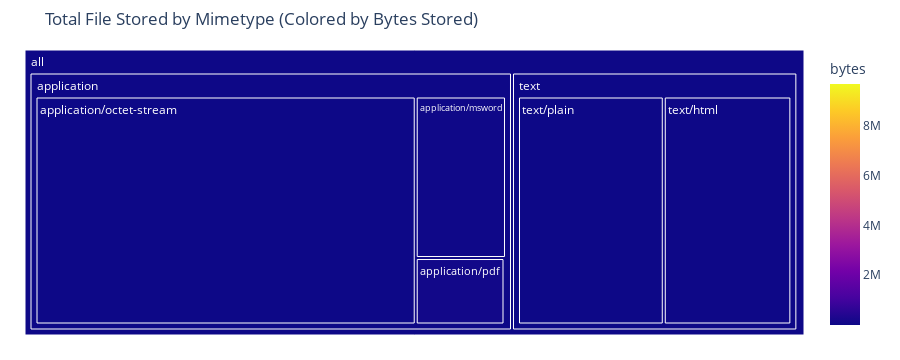

Notebook code cell kept with this figure:
### Markdown cell above
You can see above that this inventory describes 10,413 files, a more challenging quantity for manual appraisal. Now let's run our visualization on this data.

### Code cell
import plotly.express as px

fig = px.treemap(df173,
                 title="Total File Stored by Mimetype (Colored by Bytes Stored)",
                 path=[px.Constant("all"), 'category', 'mimetype'], 
                 color='bytes'
                )
fig.update_traces(root_color="lightgrey")
fig.update_layout(margin = dict(t=50, l=25, r=25, b=25))
fig.show()

### Figure 1 — Plotly figure (JSON) as saved in the notebook; plotly's stock layout.template omitted (floating-point values rounded to 4 significant figures)
{"data": [{"branchvalues": "total", "customdata": [[35340.0], [10170.0], [89290.0], [1055], [176640], [1161216], [1270000.0], [20450.0], [25920.0], [3647536], [9690293], [10600.0], [9466.0], [18670.0], [1270000.0], [599000.0], [9997.0], [17460.0]], "domain": {"x": [0, 1], "y": [0, 1]}, "hovertemplate": "labels=%{label}<br>count=%{value}<br>parent=%{parent}<br>id=%{id}<br>bytes=%{color}<extra></extra>", "ids": ["all/application/application/msword", "all/application/application/octet-stream", "all/application/application/pdf", "all/application/application/smil+xml", "all/application/application/vnd.ms-excel", "all/application/application/vnd.ms-powerpoint", "all/audio/audio/x-pn-realaudio", "all/image/image/gif", "all/image/image/jpeg", "all/image/image/tiff", "all/image/image/x-photoshop", "all/text/text/html", "all/text/text/plain", "all/application", "all/audio", "all/image", "all/text", "all"], "labels": ["application/msword", "application/octet-stream", "application/pdf", "application/smil+xml", "application/vnd.ms-excel", "application/vnd.ms-powerpoint", "audio/x-pn-realaudio", "image/gif", "image/jpeg", "image/tiff", "image/x-photoshop", "text/html", "text/plain", "application", "audio", "image", "text", "all"], "marker": {"coloraxis": "coloraxis", "colors": [35340.0, 10170.0, 89290.0, 1055, 176640, 1161216, 1270000.0, 20450.0, 25920.0, 3647536, 9690293, 10600.0, 9466.0, 18670.0, 1270000.0, 599000.0, 9997.0, 17460.0]}, "name": "", "parents": ["all/application", "all/application", "all/application", "all/application", "all/application", "all/application", "all/audio", "all/image", "all/image", "all/image", "all/image", "all/text", "all/text", "all", "all", "all", "all", ""], "root": {"color": "lightgrey"}, "type": "treemap", "values": [887, 5273, 359, 1, 1, 4, 6, 19, 2, 1, 1, 1801, 2058, 6525, 6, 23, 3859, 10413]}], "layout": {"coloraxis": {"colorbar": {"title": {"text": "bytes"}}, "colorscale": [[0, "#0d0887"], [0.1111, "#46039f"], [0.2222, "#7201a8"], [0.3333, "#9c179e"], [0.4444, "#bd3786"], [0.5556, "#d8576b"], [0.6667, "#ed7953"], [0.7778, "#fb9f3a"], [0.8889, "#fdca26"], [1, "#f0f921"]]}, "height": 360, "legend": {"tracegroupgap": 0}, "margin": {"b": 25, "l": 25, "r": 25, "t": 50}, "title": {"text": "Total File Stored by Mimetype (Colored by Bytes Stored)"}}}
